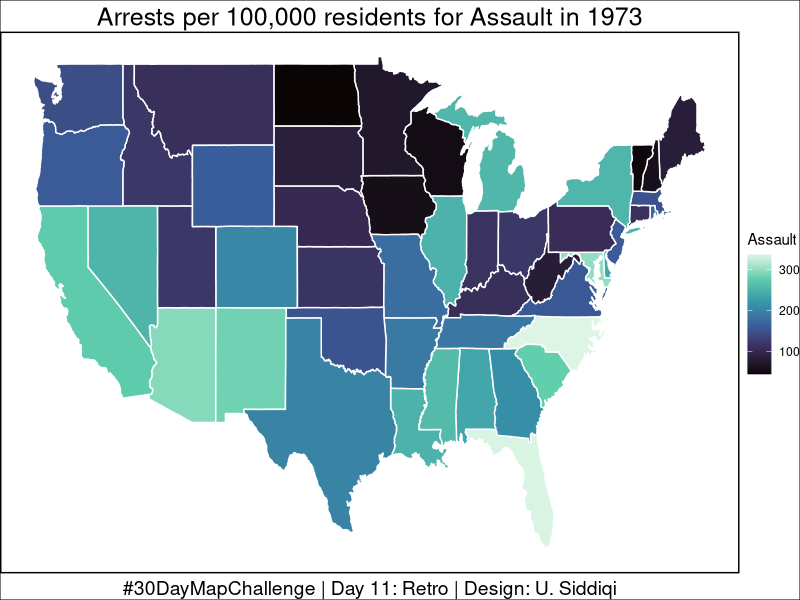
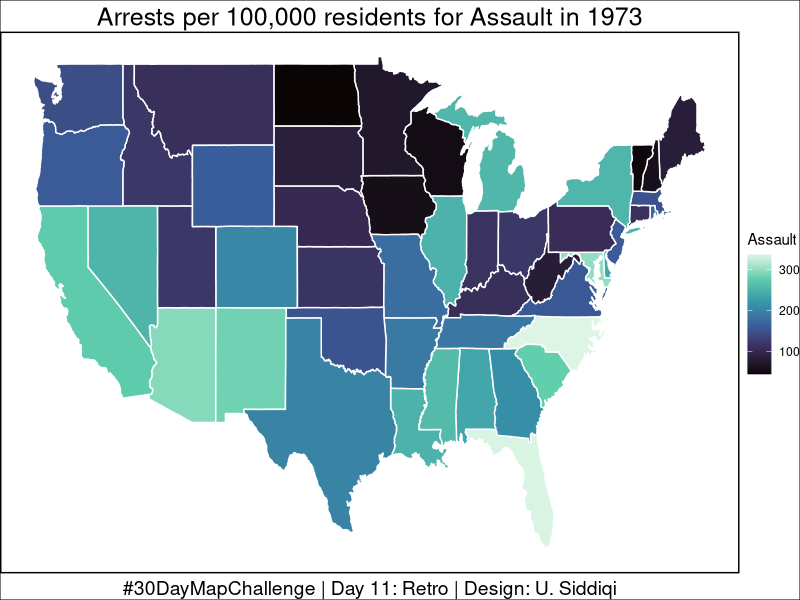

Recreate these plots in R, in order.
##################################
###     30 Day Map Challenge   ###
###      Nov 11, 2023.         ###
###      Day 11: Retro         ###
###      Umema A. Siddiqi      ###
##################################

# libraries --------------------------------------------------------------------

library(ggplot2)
library(dplyr)
library(maps)
library(viridis)
theme_set(
  theme_void() +
    theme(plot.background = element_rect(fill = "white"))
)

#Get Data ----------------------------------------------------------------------

data("USArrests")

arrests <- USArrests 
arrests$region <- tolower(rownames(USArrests))
head(arrests)

# Retrieve the states map data and merge with crime data -----------------------

states_map <- map_data("state")
arrests_map <- left_join(states_map, arrests, by = "region")

# Create the map ---------------------------------------------------------------

ggplot(arrests_map, aes(long, lat, group = group))+
  geom_polygon(aes(fill = Assault), color = "white")+
  scale_fill_viridis_c(option = "G")+
  labs(
    title = "Arrests per 100,000 residents for Assault in 1973",
    caption = "#30DayMapChallenge | Day 11: Retro | Design: U. Siddiqi"
  ) +
  theme(
    panel.border = element_rect(color = "black", fill = NA, size = 1),
    legend.position = "right", 
    plot.title = element_text(size = 18, hjust = 0.5),  
    plot.caption = element_text(size = 14, hjust = 0.5)  
  )

#To save the plot --------------------------------------------------------------

ggsave(paste0("US_Assaults_", format(Sys.time(), "%d%m%Y"), ".png"), dpi = 320, width = 20, height = 10)
